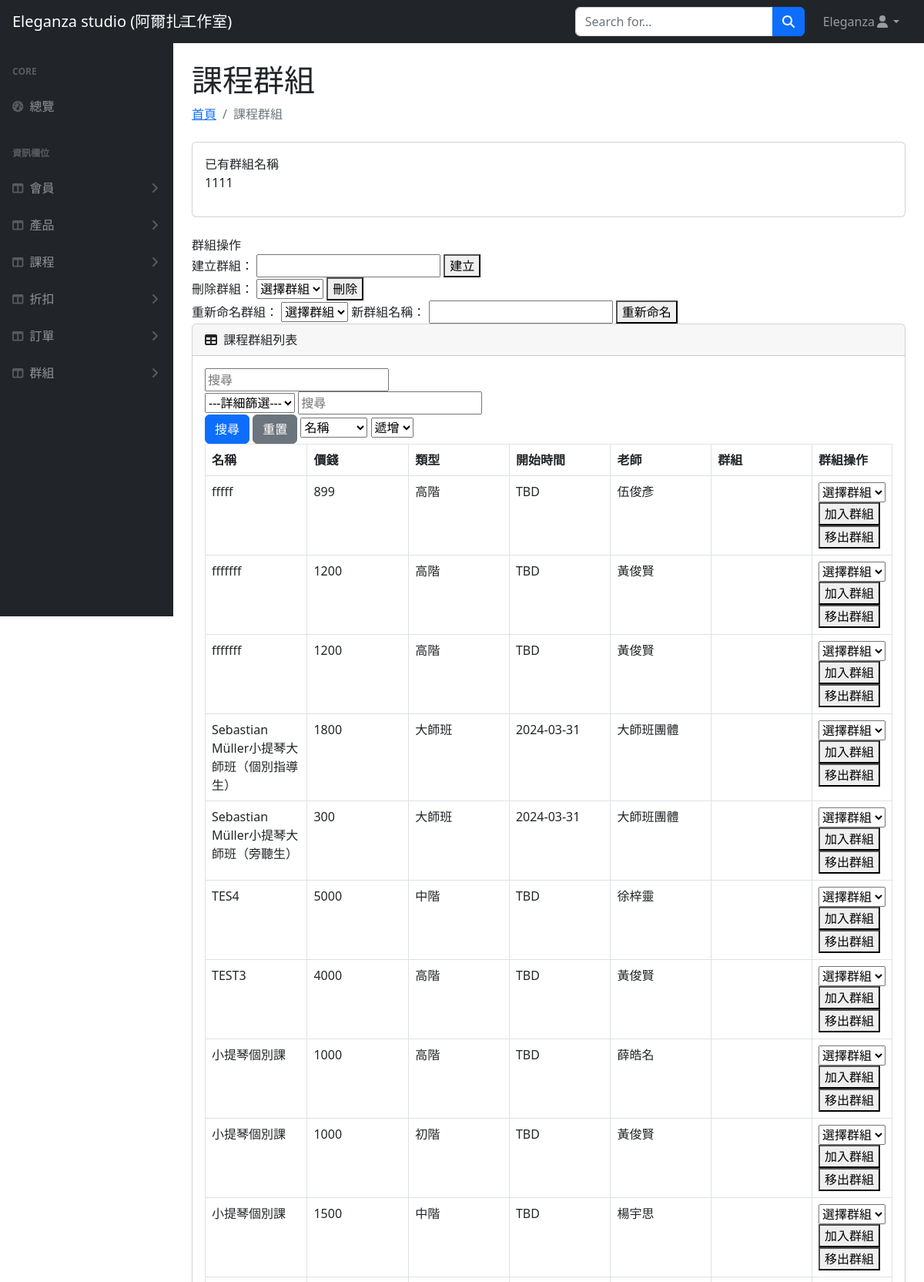
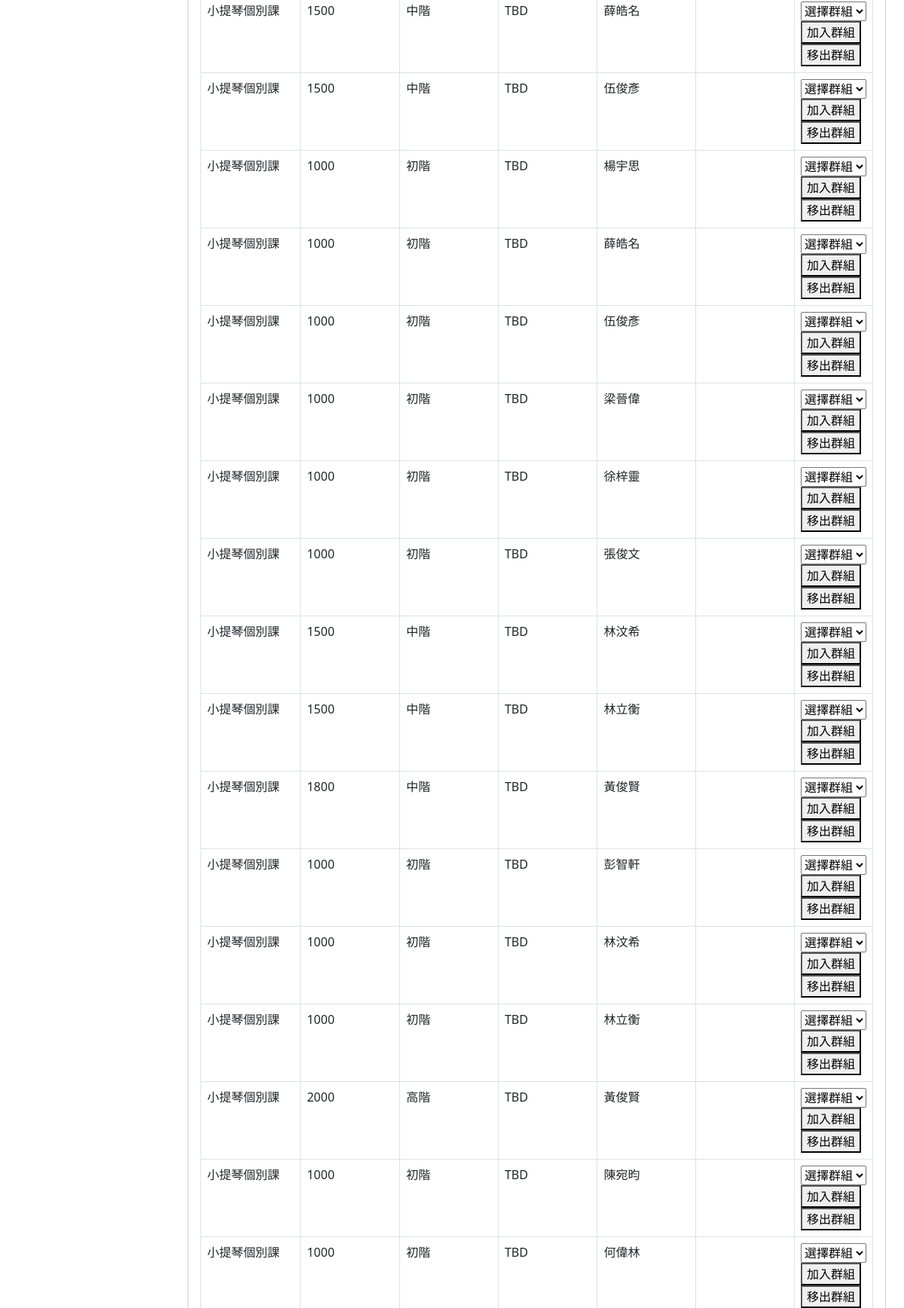
The page /groups/course_group.php (signed in, upper part) on the database its author committed (2 pictures, top to bottom).
### tables this page shows
CREATE TABLE `course_category_groups` (
  `group_id` int(11) NOT NULL,
  `group_name` varchar(255) NOT NULL
);

CREATE TABLE `course` (
  `course_id` int(4) NOT NULL,
  `course_category_id` int(2) NOT NULL,
  `teacher_id` int(2) DEFAULT NULL,
  `name` varchar(30) NOT NULL,
  `quota` int(2) NOT NULL,
  `price` int(20) NOT NULL,
  `img` varchar(50) NOT NULL,
  `start_date` varchar(10) NOT NULL,
  `end_date` varchar(10) NOT NULL,
  `time` varchar(20) DEFAULT NULL,
  `style_id` varchar(10) NOT NULL,
  `description` varchar(100) NOT NULL,
  `comment` varchar(50) DEFAULT NULL,
  `valid` tinyint(4) NOT NULL,
  `group_id` int(11) DEFAULT NULL
);

CREATE TABLE `course_category` (
  `course_category_id` int(2) NOT NULL,
  `level` varchar(10) NOT NULL
);

CREATE TABLE `teacher` (
  `teacher_id` int(2) NOT NULL,
  `name` varchar(10) NOT NULL,
  `gender` varchar(1) NOT NULL,
  `phone` varchar(10) DEFAULT NULL,
  `email` varchar(30) DEFAULT NULL,
  `img` varchar(50) DEFAULT NULL,
  `introduction` varchar(500) DEFAULT NULL,
  `valid` int(1) NOT NULL
);

### groups/course_group.php (the view, shortened to what this page needs)
<?php
require_once("../db_connect.php");
$search = isset($_GET["search"]) ? $_GET["search"] : "";
$filterValue = isset($_GET["filterValue"]) ? $_GET["filterValue"] : "";
$orderBy = isset($_GET["orderBy"]) ? $_GET["orderBy"] : "name";
$orderDirection = isset($_GET["orderDirection"]) ? $_GET["orderDirection"] : "asc";
$filterClause = "";
$sql = "SELECT `course`.*, `course_category`.*, `teacher`.`name` AS teacher_name, `course_category_groups`.`group_name` AS group_name
        FROM `course`
        JOIN `course_category` ON `course`.`course_category_id` = `course_category`.`course_category_id`
        LEFT JOIN `teacher` ON `course`.`teacher_id` = `teacher`.`teacher_id`
        LEFT JOIN `course_category_groups` ON `course`.`group_id` = `course_category_groups`.`group_id`
        WHERE
        (`course`.`name` LIKE '%$search%' OR
        `course`.`quota` LIKE '%$search%' OR
        `course`.`price` LIKE '%$search%' OR
        `course`.`start_date` LIKE '%$search%' OR
        `course`.`time` LIKE '%$search%' OR
        `course`.`course_category_id` LIKE '%$search%')
        $filterClause
        ORDER BY $orderBy $orderDirection";
$result = $conn->query($sql);
$query = "SELECT * FROM course_category_groups";
$groupStatement = $conn->query($query);
$groups = $groupStatement->fetch_all(MYSQLI_ASSOC);
?>
<!DOCTYPE html>
<html lang="en">
<head>
    <link href="https://cdn.jsdelivr.net/npm/simple-datatables@7.1.2/dist/style.min.css" rel="stylesheet" />
    <link href="css/styles.css" rel="stylesheet" />
</head>
<body class="sb-nav-fixed">
    <nav class="sb-topnav navbar navbar-expand navbar-dark bg-dark">
        <a class="navbar-brand ps-3" href="../index.php">Eleganza studio (阿爾扎工作室)</a>
        <button class="btn btn-link btn-sm order-1 order-lg-0 me-4 me-lg-0" id="sidebarToggle" href="#!"><i class="fas fa-bars"></i></button>
        <form class="d-none d-md-inline-block form-inline ms-auto me-0 me-md-3 my-2 my-md-0">
            <div class="input-group">
                <input class="form-control" type="text" placeholder="Search for..." aria-label="Search for..." aria-describedby="btnNavbarSearch" />
                <button class="btn btn-primary" id="btnNavbarSearch" type="button"><i class="fas fa-search"></i></button>
            </div>
        </form>
        <ul class="navbar-nav ms-auto ms-md-0 me-3 me-lg-4">
            <li class="nav-item dropdown">
                <a class="nav-link dropdown-toggle" id="navbarDropdown" href="#" role="button" data-bs-toggle="dropdown" aria-expanded="false"><?= $_SESSION["user"]["name"] ?><i class="fas fa-user fa-fw"></i></a>
            </li>
        </ul>
    </nav>
    <div id="layoutSidenav">
        <div id="layoutSidenav_nav">
            <nav class="sb-sidenav accordion sb-sidenav-dark" id="sidenavAccordion">
                <div class="sb-sidenav-menu">
                    <div class="nav">
                        <div class="sb-sidenav-menu-heading">Core</div>
                        <a class="nav-link" href="../index.php">
                            <div class="sb-nav-link-icon"><i class="fas fa-tachometer-alt"></i></div>
                            總覽
                        </a>
                        <div class="sb-sidenav-menu-heading">資訊欄位</div>
                        <a class="nav-link collapsed" href="#" data-bs-toggle="collapse" data-bs-target="#users" aria-expanded="false" aria-controls="collapseLayouts">
                            <div class="sb-nav-link-icon"><i class="fas fa-columns"></i></div>
                            會員
                            <div class="sb-sidenav-collapse-arrow"><i class="fas fa-angle-down"></i></div>
                        </a>
                        <a class="nav-link collapsed" href="#" data-bs-toggle="collapse" data-bs-target="#products" aria-expanded="false" aria-controls="collapseLayouts">
                            <div class="sb-nav-link-icon"><i class="fas fa-columns"></i></div>
                            產品
                            <div class="sb-sidenav-collapse-arrow"><i class="fas fa-angle-down"></i></div>
                        </a>
                        <a class="nav-link collapsed" href="#" data-bs-toggle="collapse" data-bs-target="#courses" aria-expanded="false" aria-controls="courses">
                            <div class="sb-nav-link-icon"><i class="fas fa-columns"></i></div>
                            課程
                            <div class="sb-sidenav-collapse-arrow"><i class="fas fa-angle-down"></i></div>
                        </a>
                        <a class="nav-link collapsed" href="#" data-bs-toggle="collapse" data-bs-target="#discounts" aria-expanded="false" aria-controls="collapseLayouts">
                            <div class="sb-nav-link-icon"><i class="fas fa-columns"></i></div>
                            折扣
                            <div class="sb-sidenav-collapse-arrow"><i class="fas fa-angle-down"></i></div>
                        </a>
                        <a class="nav-link collapsed" href="#" data-bs-toggle="collapse" data-bs-target="#orders" aria-expanded="false" aria-controls="collapseLayouts">
                            <div class="sb-nav-link-icon"><i class="fas fa-columns"></i></div>
                            訂單
                            <div class="sb-sidenav-collapse-arrow"><i class="fas fa-angle-down"></i></div>
                        </a>
                        <a class="nav-link collapsed" href="#" data-bs-toggle="collapse" data-bs-target="#groups" aria-expanded="false" aria-controls="groups">
                            <div class="sb-nav-link-icon"><i class="fas fa-columns"></i></div>
                            群組
                            <div class="sb-sidenav-collapse-arrow"><i class="fas fa-angle-down"></i></div>
                        </a>
                    </div>
                </div>
            </nav>
        </div>
        <div id="layoutSidenav_content">
            <main>
                <div class="container-fluid px-4">
                    <h1 class="mt-4">課程群組</h1>
                    <ol class="breadcrumb mb-4">
                        <li class="breadcrumb-item"><a href="index.html">首頁</a></li>
                        <li class="breadcrumb-item active">課程群組</li>
                    </ol>
                    <div class="card mb-4">
                        <div class="card-body">已有群組名稱
                            <ul class="list-unstyled">
                                <?php foreach ($groups as $group) : ?>
                                    <li><?= $group['group_name'] ?></li>
                                <?php endforeach; ?>
                            </ul>
                        </div>
                    </div>
                    <div>群組操作
                        <form method="post">
                            <label for="group_name">建立群組：</label>
                            <input type="text" name="group_name" required>
                            <button type="submit" name="create_group">建立</button>
                        </form>
                        <form method="post">
                            <label for="group_id">刪除群組：</label>
                            <select name="group_id" required>
                                <option value="">選擇群組</option>
                            </select>
                            <button type="submit" name="delete_group">刪除</button>
                        </form>
                        <form method="post">
                            <label for="group_id">重新命名群組：</label>
                            <select name="group_id" required>
                                <option value="">選擇群組</option>
                            </select>
                            <label for="new_group_name">新群組名稱：</label>
                            <input type="text" name="new_group_name" required>
                            <button type="submit" name="rename_group">重新命名</button>
                        </form>
                    </div>
                    <div class="card mb-4">
                        <div class="card-header">
                            <i class="fas fa-table me-1"></i>
                            課程群組列表
                        </div>
                        <div class="card-body">
                            <form action="" method="GET">
                                <div>
                                    <input type="search" class="col" placeholder="搜尋" aria-label="就是搜尋" aria-describedby="button-addon2" name="search" value="<?= htmlspecialchars($search) ?>">
                                </div>
                                <div>
                                    <select name="filterBy">
                                        <option value="all">---詳細篩選---</option>
                                    </select>
                                    <input type="text" name="filterValue" placeholder="搜尋" value="<?= htmlspecialchars($filterValue) ?>">
                                </div>
                                <div>
                                    <button type="submit" id="button-addon2" class="btn btn-primary">搜尋</button>
                                    <button type="submit" name="reset" class="btn btn-secondary">重置</button>
                                    <select class="" name="orderBy">
                                        <option value="name" <?= ($orderBy == "name") ? "selected" : "" ?>>名稱</option>
                                    </select>
                                    <select class="" name="orderDirection">
                                        <option value="asc" <?= ($orderDirection == "asc") ? "selected" : "" ?>>遞增</option>
                                    </select>
                                </div>
                            </form>
                            <table class="datatable-table" id="order">
                                <thead>
                                    <tr>
                                        <th data-sortable="true" style="width:15%;" style="width: 15.004840271055178%;">
                                            <a href="#">
                                                名稱
                                            </a>
                                        </th>
                                        <th data-sortable="true" style="width:15%;" style="width: 15.004840271055178%;">
                                            <a href="#">
                                                價錢
                                            </a>
                                        </th>
                                        <th data-sortable="true" style="width:15%;" style="width: 15.004840271055178%;">
                                            <a href="#">
                                                類型
                                            </a>
                                        </th>
                                        <th data-sortable="true" style="width:15%;" style="width: 15.004840271055178%;">
                                            <a href="#">
                                                開始時間
                                            </a>
                                        </th>
                                        <th data-sortable="true" style="width:15%;" style="width: 15.004840271055178%;">
                                            <a href="#">
                                                老師
                                            </a>
                                        </th>
                                        <th data-sortable="true" style="width:15%;" style="width: 15.004840271055178%;">
                                            <a href="#">
                                                群組
                                            </a>
                                        </th>
                                        <th data-sortable="true" style="width:15%;" style="width: 15.004840271055178%;">
                                            <a href="#">
                                                群組操作
                                            </a>
                                        </th>
                                    </tr>
                                </thead>
                                <tbody>
                                    <?php
                                    $rows = $result->fetch_all(MYSQLI_ASSOC);
                                    foreach ($rows as $course) :
                                    ?>
                                        <tr>
                                            <td><?= $course["name"] ?></td>
                                            <td><?= $course["price"] ?></td>
                                            <td>
                                                <?php
                                                $category_id = $course["course_category_id"];
                                                $category_name = "";
                                                if ($category_id == 1) {
                                                    $category_name = "初階";
                                                } elseif ($category_id == 2) {
                                                    $category_name = "中階";
                                                } elseif ($category_id == 3) {
                                                    $category_name = "高階";
                                                } elseif ($category_id == 4) {
                                                    $category_name = "團體班";
                                                } elseif ($category_id == 5) {
                                                    $category_name = "大師班";
                                                }
                                                echo $category_name;
                                                ?>
                                            </td>
                                            <td><?= $course["start_date"] ?></td>
                                            <td><?= $course["teacher_name"] ?></td>
                                            <td><?= $course["group_name"] ?></td>
                                            <td>
                                                <form method="post">
                                                    <select name="group_id">
                                                        <option value="">選擇群組</option>
                                                    </select>
                                                    <button type="submit" name="add_to_group">加入群組</button>
                                                    <button type="submit" name="remove_from_group">移出群組</button>
                                                </form>
                                            </td>
                                        </tr>
                                    <?php endforeach; ?>
                                </tbody>
                            </table>
                        </div>
                    </div>
                </div>
            </main>
        </div>
    </div>
</body>
</html>

### rows shown on the page
course_category_groups: group_name "1111"
course: name "fffff", price "899", course_category.course_category_id "高階", start_date "TBD", teacher.name "伍俊彥"
course: name "fffffff", price "1200", course_category.course_category_id "高階", start_date "TBD", teacher.name "黃俊賢"
course: name "fffffff", price "1200", course_category.course_category_id "高階", start_date "TBD", teacher.name "黃俊賢"
course: name "Sebastian Müller小提琴大師班（個別指導生）", price "1800", course_category.course_category_id "大師班", start_date "2024-03-31", teacher.name "大師班團體"
course: name "Sebastian Müller小提琴大師班（旁聽生）", price "300", course_category.course_category_id "大師班", start_date "2024-03-31", teacher.name "大師班團體"
course: name "TES4", price "5000", course_category.course_category_id "中階", start_date "TBD", teacher.name "徐梓靈"
course: name "TEST3", price "4000", course_category.course_category_id "高階", start_date "TBD", teacher.name "黃俊賢"
course: name "小提琴個別課", price "1000", course_category.course_category_id "高階", start_date "TBD", teacher.name "薛皓名"
course: name "小提琴個別課", price "1000", course_category.course_category_id "初階", start_date "TBD", teacher.name "黃俊賢"
course: name "小提琴個別課", price "1500", course_category.course_category_id "中階", start_date "TBD", teacher.name "楊宇思"
course: name "小提琴個別課", price "1500", course_category.course_category_id "中階", start_date "TBD", teacher.name "薛皓名"
course: name "小提琴個別課", price "1500", course_category.course_category_id "中階", start_date "TBD", teacher.name "伍俊彥"
course: name "小提琴個別課", price "1000", course_category.course_category_id "初階", start_date "TBD", teacher.name "楊宇思"
course: name "小提琴個別課", price "1000", course_category.course_category_id "初階", start_date "TBD", teacher.name "薛皓名"
course: name "小提琴個別課", price "1000", course_category.course_category_id "初階", start_date "TBD", teacher.name "伍俊彥"
course: name "小提琴個別課", price "1000", course_category.course_category_id "初階", start_date "TBD", teacher.name "梁晉偉"
course: name "小提琴個別課", price "1000", course_category.course_category_id "初階", start_date "TBD", teacher.name "徐梓靈"
course: name "小提琴個別課", price "1000", course_category.course_category_id "初階", start_date "TBD", teacher.name "張俊文"
course: name "小提琴個別課", price "1500", course_category.course_category_id "中階", start_date "TBD", teacher.name "林汶希"
course: name "小提琴個別課", price "1500", course_category.course_category_id "中階", start_date "TBD", teacher.name "林立衡"
course: name "小提琴個別課", price "1800", course_category.course_category_id "中階", start_date "TBD", teacher.name "黃俊賢"
course: name "小提琴個別課", price "1000", course_category.course_category_id "初階", start_date "TBD", teacher.name "彭智軒"
course: name "小提琴個別課", price "1000", course_category.course_category_id "初階", start_date "TBD", teacher.name "林汶希"
course: name "小提琴個別課", price "1000", course_category.course_category_id "初階", start_date "TBD", teacher.name "林立衡"
course: name "小提琴個別課", price "2000", course_category.course_category_id "高階", start_date "TBD", teacher.name "黃俊賢"
course: name "小提琴個別課", price "1000", course_category.course_category_id "初階", start_date "TBD", teacher.name "陳宛昀"
course: name "小提琴個別課", price "1000", course_category.course_category_id "初階", start_date "TBD", teacher.name "何偉林"

### other values the page prints
$_SESSION["user"]["name"] "Eleganza"
